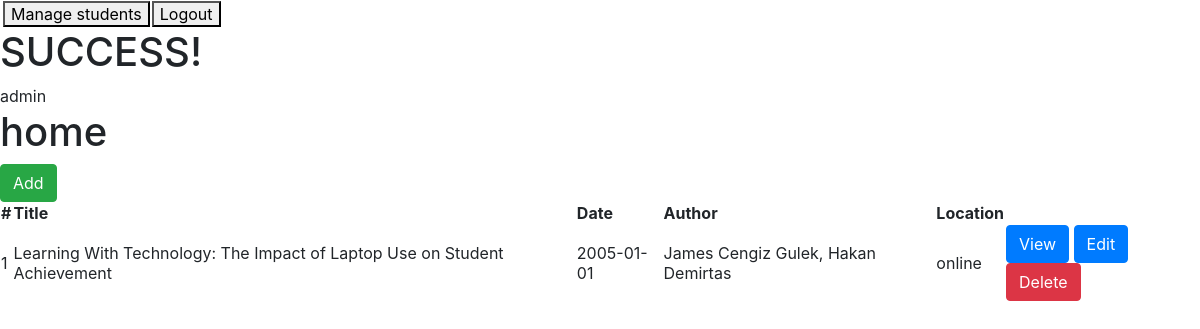
The page / (signed in) on the database its author committed.
### tables this page shows
CREATE TABLE IF NOT EXISTS `thesis` (
  `id` int NOT NULL AUTO_INCREMENT,
  `title` varchar(255) NOT NULL,
  `author` varchar(255) NOT NULL,
  `abstract` varchar(60000) NOT NULL,
  `date` varchar(255) NOT NULL,
  `location` varchar(255) NOT NULL,
  PRIMARY KEY (`id`)
);

### modules/homepage.php (the view, shortened to what this page needs)
<h1> home </h1>
<?php
if ($_SESSION['level'] == "2") {
    include("btn_add_thesis.php");
}
?>
<br>
<?php
include("db_connect.php");
$thesis = "SELECT * FROM thesis";
$thesis_result = mysqli_query($connector, $thesis);
if(mysqli_num_rows($thesis_result)>0){
	?>
    <div class = "div_list">
        <center>
            <table class="list_table">
                <thead>
                    <tr>
                        <th>#</th>
                        <th>Title</th>
                        <th>Date</th>
                        <th>Author</th>
                        <th>Location</th>
                        <th></th>
                    </tr>
                </thead>
                <tbody>
                    <?php
                    while($row = mysqli_fetch_array($thesis_result)){
                        ?>
                            <tr>
                                <td><?php echo $row['id']; ?></td>
                                <td><?php echo $row['title']; ?></td>
                                <td><?php echo $row['date']; ?></td>
                                <td><?php echo $row['author']; ?></td>
                                <td><?php echo $row['location']; ?></td>
                                <td>
                                    <?php
                                    include("btn_view_thesis.php");
                                    if ($_SESSION['level'] == "2") {
                                        include("admin_thesis_buttons.php");
                                    }
                                    ?>
                                </td>
                            </tr>
                        <?php
                    }
                    ?>
                </table>
            </center>
        </div>
<?php
}
else {
    echo "hehe";
}
?>

### modules/btn_view_thesis.php (shortened to what this page needs)
<a href="./?page=view_thesis&id=<?php echo $row['id']; ?>" class="btn btn-primary">View</a>

### modules/admin_thesis_buttons.php (shortened to what this page needs)
<a href="./?page=edit_thesis&id=<?php echo $row['id']; ?>" class="btn btn-primary">Edit</a>
<button type="button" class="btn btn-danger thesis_btndelete" id="rec_<?php echo $row['id']; ?>">Delete</button>

### rows shown on the page
thesis: id "1", title "Learning With Technology: The Impact of Laptop Use on Student Achievement", date "2005-01-01", author "James Cengiz Gulek, Hakan Demirtas", location "online"

### other values the page prints
$_SESSION['user'] "admin"
